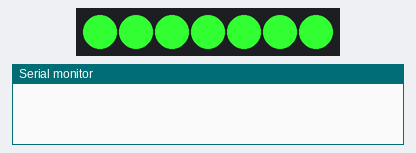
Recording of a sketch running on a simulated Arduino Uno, built with avr-gcc and run on an emulated ATmega328P. Shown: 7 RGB LEDs in strip order, left to right, the last lines printed to the serial monitor.

Above: at 0.1 s.
At 60.7 s:
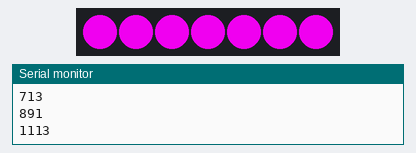
Timing chart, 0 to 130.0 s (numbered marks = the images above):
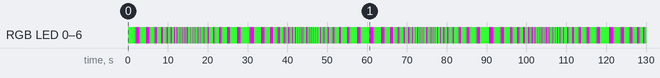

The sketch:

NeoPixel_Animation_2.ino
```cpp
// This sketch plays with complementary colors

#include <Adafruit_NeoPixel.h>
#define PIN 5 // Arduino Pin In
#define NUMPIXELS 7 // Number of pixels

Adafruit_NeoPixel pixels(NUMPIXELS, PIN, NEO_GRBW + NEO_KHZ800);

int delayTime = 1000; // Time (in milliseconds) to pause between pixels
float change = 0.8; // delayTime change every loop
int R, G, B;

void setup() {
  Serial.begin(9600);
  pixels.begin(); // INITIALIZE NeoPixel strip object
  for (int i = 0; i < NUMPIXELS; i++) {
    pixels.setPixelColor(i, pixels.Color(0, 0, 0, 255));  // WHITE as reset signal
  }
  pixels.show();   // Send the updated pixel colors to the hardware.
  R = 50;
  G = 255;
  B = 50;
}

void loop() {

  // show a color made of RGB chips
  pixels.clear(); // Set all pixel colors to 'off'
  for (int i = 0; i < NUMPIXELS; i++) {
    pixels.setPixelColor(i, pixels.Color(R, G, B, 0));
  }
  pixels.show();
  delay(delayTime*2);

  // show the complementary color of that color
  pixels.clear();
  for (int i = 0; i < NUMPIXELS; i++) {
    pixels.setPixelColor(i, pixels.Color(255 - R, 255 - G, 255 - B, 0));
  }
  pixels.show();   // Send the updated pixel colors to the hardware.
  delay(delayTime);

  delayTime = delayTime * change;
  if (delayTime < 5 || delayTime >= 1000){
    change = 1/change;
  }
  Serial.println(delayTime);

}
```

Measured:
- by itself, RGB LED 0–6: off → RGB(50, 255, 50) at 0.00 s, → RGB(205, 0, 205) 2.0 s later, → RGB(50, 255, 50) 1.0 s later, → RGB(205, 0, 205) 1.6 s later, … (259 changes in this stretch)
- by itself, everything shown: repeats every 60.1 s, in 124 steps
